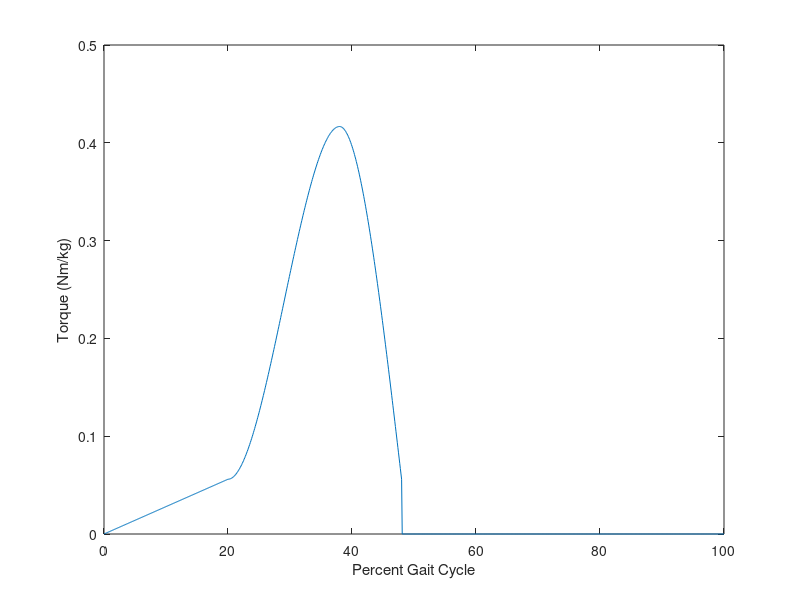

Reproduce this figure in MATLAB.
t0 = 0;
t1 = 20;
t2 = 38;
t3 = 48;
ts = 0.056;
npt = 0.025/3;
user_mass = 50;

tp = user_mass * npt;

a1 = (2 * (tp - ts)) / (t1 - t2)^3;

b1 = -(3 * (t1 + t2) * (tp - ts)) / ((t1 - t2)^3);
c1 = (6 * t1 * t2 * (tp - ts)) / ((t1 - t2)^3);
d1 = -((-(t1^3) * tp + 3 * (t1^2) * t2 * tp - 3 * t1 * (...
    t2^2) * ts + (t2^3) * ts) / ((t1 - t2)^3));
a2 = -((tp - ts) / (2 * ((t2 - t3)^3)));
b2 = (3 * t3 * (tp - ts)) / (2 * ((t2 - t3)^3));
c2 = (3 * ((t2^2) - 2 * t2 * t3) * (tp - ts)) / (...
            2 * ((t2 - t3)^3));
d2 = -((3 * (t2^2) * t3 * tp - 6 * t2 * (t3^2) * tp + 2 * (...
    t3^3) * tp - 2 * (t2^3) * ts + 3 * (t2^2) * t3 * ts) / (...
                        2 * ((t2 - t3)^3)));


%%

percent_gait = 0:.1:100;
tau = zeros(1,1001);
for i = 1:1:1001
    if and((percent_gait(i) <= t1), (t0 <= percent_gait(i)))
        tau(i) = ts / (t1 - t0) * percent_gait(i) - ts / (t1 - t0) * t0;
    elseif percent_gait(i) <= t2
        tau(i) = a1 * (percent_gait(i)^3) + b1 * (percent_gait(i)^2) + c1 * percent_gait(i) + d1;
    elseif percent_gait(i) <=t3
        tau(i) = a2 * (percent_gait(i)^3) + b2 * (percent_gait(i)^2) + c2 * percent_gait(i) + d2;
    else
        tau(i)=0;
    end
end


plot(percent_gait,tau)
xlabel('Percent Gait Cycle')
ylabel('Torque (Nm/kg)')
